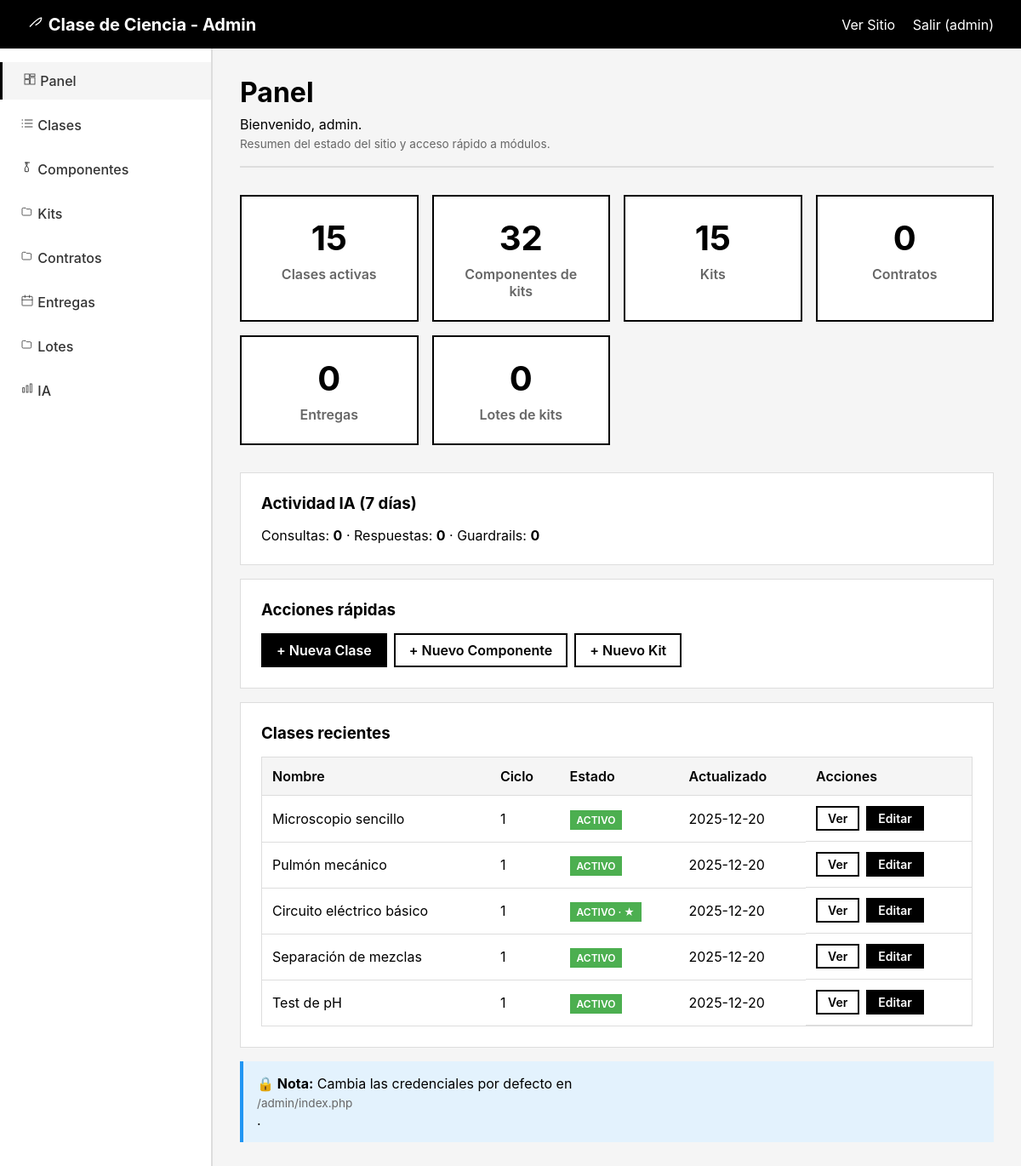
Page /admin/dashboard.php (signed in) on the earlier database version.
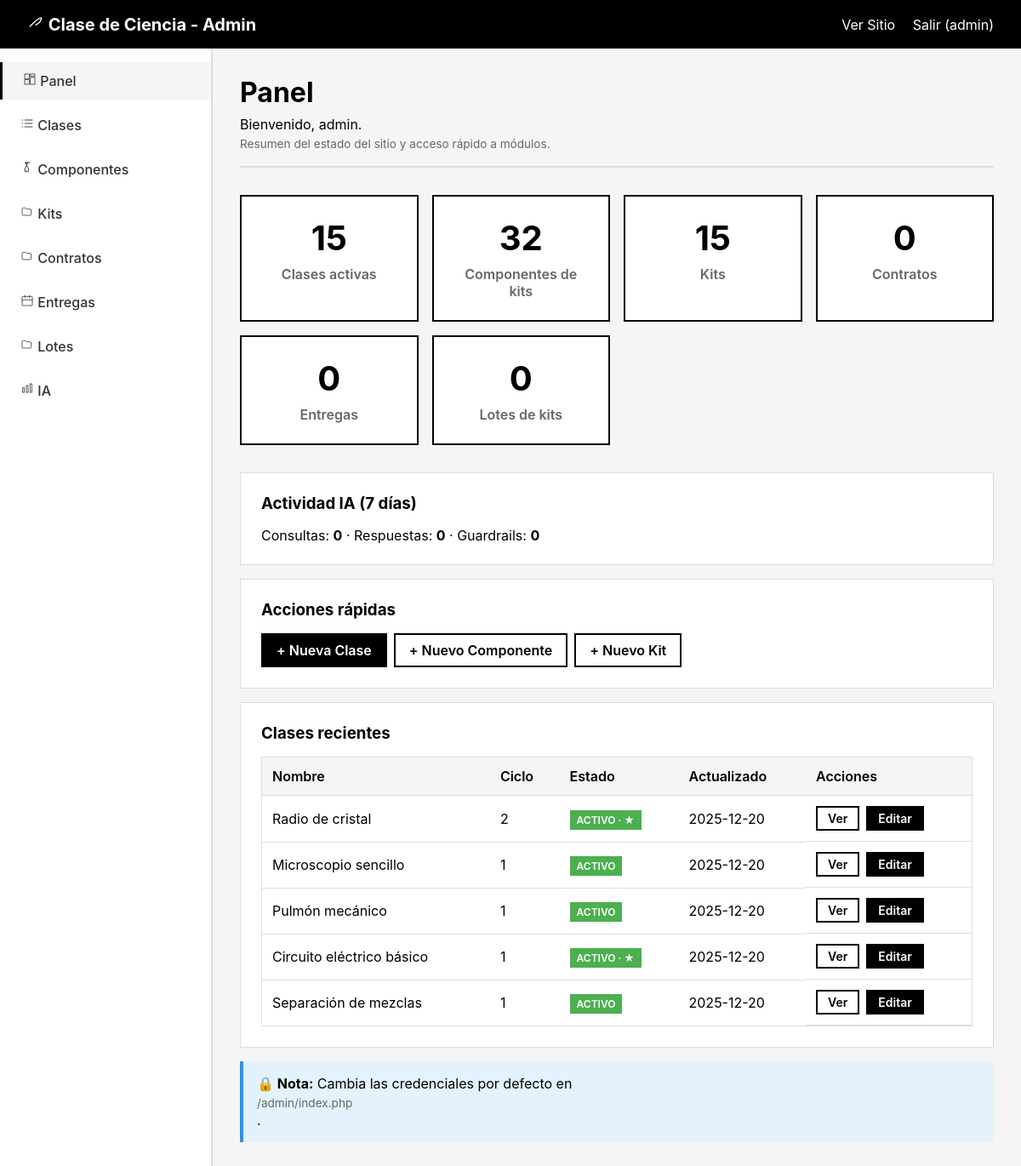
Same page on the later database version.
### tables this page shows
CREATE TABLE `clases` (
  `id` int(11) NOT NULL,
  `nombre` varchar(180) NOT NULL,
  `slug` varchar(180) NOT NULL,
  `ciclo` tinyint(1) NOT NULL,
  `grados` longtext DEFAULT NULL CHECK (json_valid(`grados`)),
  `dificultad` varchar(32) DEFAULT NULL,
  `duracion_minutos` int(11) DEFAULT NULL,
  `resumen` text DEFAULT NULL,
  `objetivo_aprendizaje` text DEFAULT NULL,
  `imagen_portada` varchar(255) DEFAULT NULL,
  `video_portada` varchar(255) DEFAULT NULL,
  `seguridad` longtext DEFAULT NULL CHECK (json_valid(`seguridad`)),
  `seo_title` varchar(160) DEFAULT NULL,
  `seo_description` varchar(255) DEFAULT NULL,
  `canonical_url` varchar(255) DEFAULT NULL,
  `activo` tinyint(1) NOT NULL DEFAULT 1,
  `destacado` tinyint(1) NOT NULL DEFAULT 0,
  `orden_popularidad` int(11) NOT NULL DEFAULT 0,
  `status` enum('draft','published') NOT NULL DEFAULT 'draft',
  `published_at` datetime DEFAULT NULL,
  `autor` varchar(120) DEFAULT NULL,
  `contenido_html` mediumtext DEFAULT NULL,
  `created_at` datetime NOT NULL DEFAULT current_timestamp(),
  `updated_at` datetime NOT NULL DEFAULT current_timestamp() ON UPDATE current_timestamp()
);

### admin/dashboard.php (the view, shortened to what the changed rows need)
<?php
require_once 'auth.php';
$debug_messages = [];
$tableExists = function (PDO $pdo, string $table) {
    try {
        $stmt = $pdo->prepare("SELECT COUNT(*) FROM INFORMATION_SCHEMA.TABLES WHERE TABLE_SCHEMA = DATABASE() AND TABLE_NAME = ?");
        if (!$stmt) { return false; }
        $stmt->execute([$table]);
        return ((int)$stmt->fetchColumn()) > 0;
    } catch (PDOException $e) {
        error_log('Admin table exists check error: ' . $e->getMessage());
        $debug_messages[] = 'Table check failed: ' . $table . ' -> ' . $e->getMessage();
        return false;
    }
};
try {
    $pdo->query('SELECT 1');
} catch (PDOException $e) {
    $debug_messages[] = 'DB ping failed: ' . $e->getMessage();
}
try {
    if ($tableExists($pdo, 'clases')) {
        $stmt = $pdo->prepare("\n            SELECT id, nombre, slug, ciclo, updated_at, activo, destacado\n            FROM clases\n            ORDER BY updated_at DESC\n            LIMIT 5\n        ");
        if ($stmt && $stmt->execute([])) {
            $recent_clases = $stmt->fetchAll(PDO::FETCH_ASSOC);
        } else {
            $recent_clases = [];
            $debug_messages[] = 'Recent clases query failed to execute';
        }
    } else {
        $recent_clases = [];
        $debug_messages[] = 'Table missing: clases';
    }
} catch (PDOException $e) {
    error_log('Admin recent clases error: ' . $e->getMessage());
    $recent_clases = [];
    $debug_messages[] = 'Recent clases error: ' . $e->getMessage();
}
include 'header.php';
?>
<div class="page-header">
    <h2>Panel</h2>
    </div>
<div class="card">
    <table class="data-table">
        <thead>
            <tr>
                <th>Nombre</th>
                <th>Ciclo</th>
                <th>Estado</th>
                <th>Actualizado</th>
                <th>Acciones</th>
            </tr>
        </thead>
        <tbody>
            <?php foreach ($recent_clases as $p): ?>
            <tr>
                <td><?= htmlspecialchars($p['nombre'], ENT_QUOTES, 'UTF-8') ?></td>
                <td><?= htmlspecialchars($p['ciclo'], ENT_QUOTES, 'UTF-8') ?></td>
                <td>
                    <span style="padding:0.25rem 0.5rem;background:<?= $p['activo'] ? '#4caf50' : '#ff9800' ?>;color:#fff;font-size:0.75rem;font-weight:600;">
                        <?= $p['activo'] ? 'ACTIVO' : 'INACTIVO' ?><?= $p['destacado'] ? ' · ★' : '' ?>
                    </span>
                </td>
                <td><?= htmlspecialchars(date('Y-m-d', strtotime($p['updated_at'])), ENT_QUOTES, 'UTF-8') ?></td>
                <td class="actions">
                    <a href="/proyecto.php?slug=<?= htmlspecialchars($p['slug'], ENT_QUOTES, 'UTF-8') ?>" target="_blank" class="btn action-btn btn-secondary">Ver</a>
                    <a href="/admin/clases/edit.php?id=<?= (int)$p['id'] ?>" class="btn action-btn">Editar</a>
                </td>
            </tr>
            <?php endforeach; ?>
        </tbody>
    </table>
</div>
<?php include 'footer.php'; ?>

Differences in the rows shown:
no longer on this page (row unchanged): clases: nombre "Test de pH", ciclo "1", activo "ACTIVO", updated_at "2025-12-20"
now on this page (row edited): clases: nombre "Radio de cristal", ciclo "2", activo "ACTIVO", updated_at "2025-12-20"
